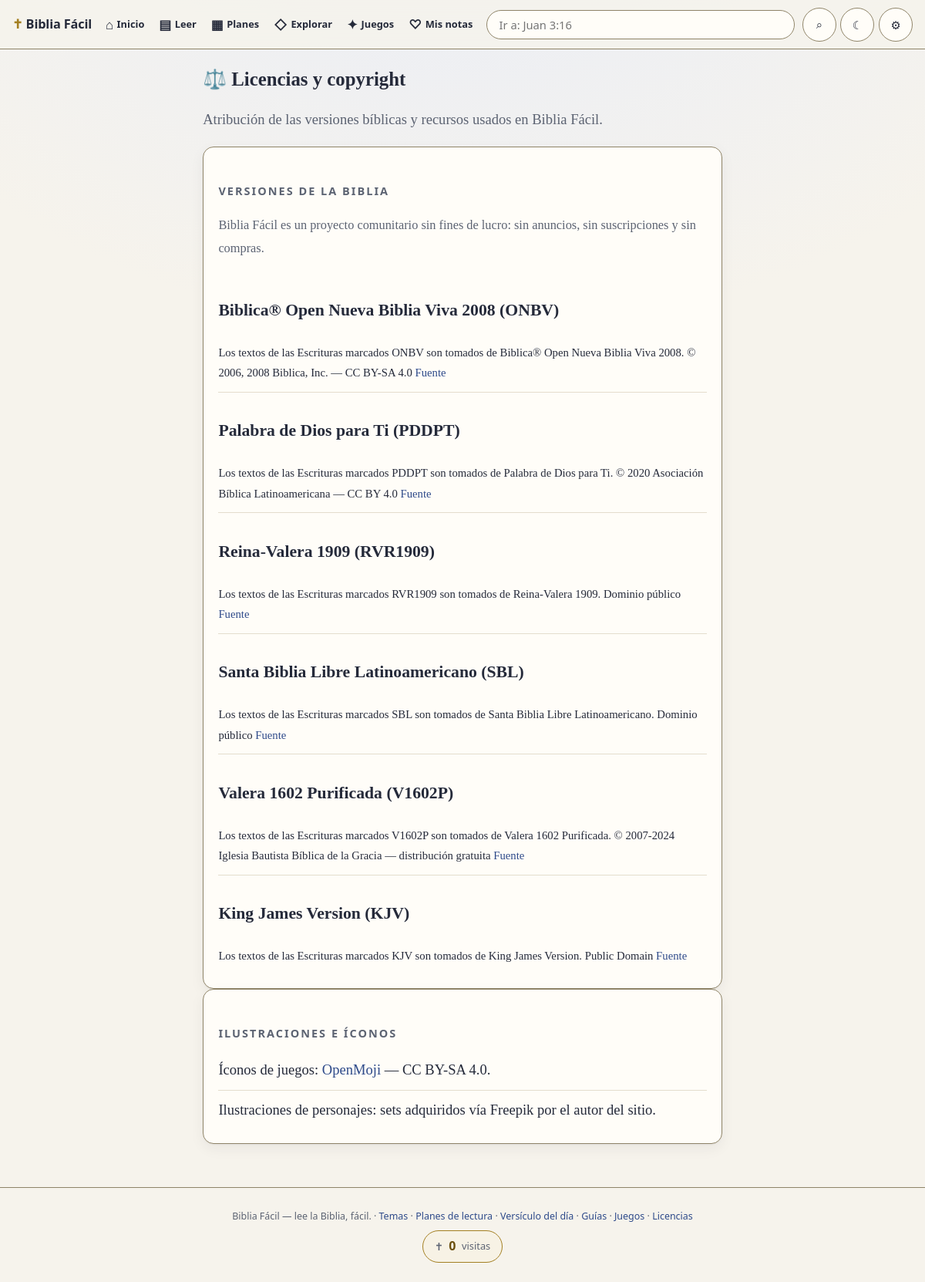
The page /licencias on the database its author committed.
### tables this page shows
CREATE TABLE IF NOT EXISTS versions (
    id INT NOT NULL AUTO_INCREMENT PRIMARY KEY,
    code VARCHAR(20) NOT NULL,
    name VARCHAR(160) NOT NULL,
    language CHAR(3) NOT NULL DEFAULT 'es',
    copyright VARCHAR(500) NULL,
    license VARCHAR(60) NOT NULL DEFAULT 'unknown',
    license_status VARCHAR(20) NOT NULL DEFAULT 'open',
    source_url VARCHAR(500) NULL,
    api_bible_id VARCHAR(40) NULL,
    active TINYINT(1) NOT NULL DEFAULT 1,
    created_at DATETIME NOT NULL DEFAULT CURRENT_TIMESTAMP,
    UNIQUE KEY uq_versions_code (code)
);

### src/Core/helpers.php (called while the page is built, shortened)
<?php
function config(string $key, mixed $default = null): mixed
{
    static $configs = [];
    [$file, $path] = explode('.', $key, 2) + [1 => null];
    if (!isset($configs[$file])) {
        $filePath = CONFIG_PATH . '/' . $file . '.php';
        $configs[$file] = is_file($filePath) ? require $filePath : [];
    }
    if ($path === null) {
        return $configs[$file];
    }
    $value = $configs[$file];
    foreach (explode('.', $path) as $segment) {
        $value = $value[$segment];
    }
    return $value;
}
function e(mixed $value): string
{
    return htmlspecialchars((string) $value, ENT_QUOTES | ENT_SUBSTITUTE, 'UTF-8');
}
function view(string $name, array $data = []): void
{
    $viewFile = BASE_PATH . '/app/Views/' . $name . '.php';
    extract($data, EXTR_SKIP);
    try {
        require $viewFile;
    } catch (Throwable $exception) {
        ob_end_clean();
        throw $exception;
    }
    try {
        require BASE_PATH . '/app/Views/layout.php';
    } catch (Throwable $exception) {
        ob_end_clean();
        throw $exception;
    }
}

### public/index.php (called while the page is built, shortened)
<?php
require __DIR__ . '/../bootstrap.php';
$repo = new BibleRepository();
$versions = $repo->versions();
$path = trim((string) parse_url($_SERVER['REQUEST_URI'], PHP_URL_PATH), '/');
$seg = $path === '' ? [] : explode('/', $path);
if (($seg[0] ?? '') === 'licencias') {
    view('licencias', [
        'title' => 'Licencias y copyright',
        'versions' => $versions,
    ]);
    exit;
}

### bootstrap.php (called while the page is built, shortened)
<?php
spl_autoload_register(function (string $class): void {
    $prefix = 'Biblia\\';
    $relative = substr($class, strlen($prefix));
    $path = SRC_PATH . '/' . str_replace('\\', '/', $relative) . '.php';
});
require SRC_PATH . '/Core/helpers.php';

### config/database.php (called while the page is built)
<?php
return [
    'driver' => $_ENV['DB_DRIVER'] ?? 'mysql',
    'host' => $_ENV['DB_HOST'] ?? '127.0.0.1',
    'port' => $_ENV['DB_PORT'] ?? '3306',
    'name' => $_ENV['DB_NAME'] ?? 'bibliafacil',
    'user' => $_ENV['DB_USER'] ?? 'bibliafacil',
    'pass' => $_ENV['DB_PASS'] ?? '',
    'charset' => $_ENV['DB_CHARSET'] ?? 'utf8mb4',
    'sqlite_path' => (function () {
        $p = $_ENV['DB_SQLITE_PATH'] ?? STORAGE_PATH . '/biblia.sqlite';
        return ($p !== ':memory:' && $p[0] !== '/') ? BASE_PATH . '/' . $p : $p;
    })(),
];

### config/app.php (called while the page is built)
<?php
return [
    'name' => $_ENV['APP_NAME'] ?? 'BibliaFacil',
    'env' => $_ENV['APP_ENV'] ?? 'production',
    'url' => rtrim($_ENV['APP_URL'] ?? 'http://127.0.0.1:8462', '/'),
    'display_errors' => ($_ENV['APP_ENV'] ?? 'production') === 'local',
    'error_reporting' => E_ALL,
    'timezone' => 'America/Mexico_City',
    'default_version' => $_ENV['DEFAULT_VERSION'] ?? 'rvr1909',
];

### src/Core/Database.php (called while the page is built, shortened)
<?php
final class Database
{
    private static ?PDO $pdo = null;
    public static function getPdo(): PDO
    {
        if (self::$pdo instanceof PDO) {
            return self::$pdo;
        }
        $cfg = config('database');
        if (($cfg['driver'] ?? 'mysql') === 'sqlite') {
            $path = $cfg['sqlite_path'];
            if ($path !== ':memory:') {
                $dir = dirname($path);
                if (!is_dir($dir)) {
                    mkdir($dir, 0755, true);
                }
            }
            self::$pdo = new PDO('sqlite:' . $path, null, null, self::options());
        } else {
            $dsn = sprintf(
                'mysql:host=%s;port=%s;dbname=%s;charset=%s',
                $cfg['host'],
                $cfg['port'],
                $cfg['name'],
                $cfg['charset']
            );
            self::$pdo = new PDO($dsn, $cfg['user'], $cfg['pass'], self::options());
        }
        return self::$pdo;
    }
    private static function options(): array
    {
        return [
            PDO::ATTR_ERRMODE => PDO::ERRMODE_EXCEPTION,
            PDO::ATTR_DEFAULT_FETCH_MODE => PDO::FETCH_ASSOC,
            PDO::ATTR_TIMEOUT => 5,
            PDO::ATTR_EMULATE_PREPARES => false,
        ];
    }
}

### src/Bible/BibleRepository.php (called while the page is built, shortened)
<?php
final class BibleRepository
{
    private PDO $pdo;
    public function __construct(?PDO $pdo = null)
    {
        $this->pdo = $pdo ?? Database::getPdo();
    }
    public function versions(): array
    {
        return $this->pdo->query(
            "SELECT * FROM versions
             WHERE active = 1 AND license_status IN ('open','approved')
             ORDER BY language = 'es' DESC, code"
        )->fetchAll();
    }
}

### app/Views/licencias.php (the view, shortened to what this page needs)
<div class="page-hero">
    <h1><span aria-hidden="true">⚖️</span> Licencias y copyright</h1>
    <p>Atribución de las versiones bíblicas y recursos usados en Biblia Fácil.</p>
</div>
<section class="card">
    <h2>Versiones de la Biblia</h2>
    <p class="muted">Biblia Fácil es un proyecto comunitario sin fines de lucro: sin anuncios, sin suscripciones y sin compras.</p>
    <ul class="license-list">
    <?php
    foreach ($versions ?? [] as $v):
        $abbr = strtoupper((string) $v['code']);
    ?>
    <li class="license-item" id="<?= e($v['code']) ?>">
        <h3><?= e($v['name']) ?> (<?= e($abbr) ?>)</h3>
        <?php if (!empty($v['api_bible_id'])): ?>
        <p>Los textos de las Escrituras marcados <?= e($abbr) ?> © son tomados de
            <?= e($v['name']) ?>. <?= e((string) ($v['copyright'] ?? '')) ?>
            Usada con permiso. Todos los derechos reservados. El texto <?= e($abbr) ?>
            no puede ser citado en ninguna publicación disponible al público bajo
            licencia Creative Commons, ni traducido a otro idioma.
            <?php if (!empty($v['source_url'])): ?>
            <a href="<?= e($v['source_url']) ?>" target="_blank" rel="noopener">Sitio web oficial<span class="sr-only"> (abre en otra pestaña)</span></a>
            <?php endif; ?>
        </p>
        <?php else: ?>
        <p>Los textos de las Escrituras marcados <?= e($abbr) ?> son tomados de
            <?= e($v['name']) ?>. <?= e((string) ($v['copyright'] ?? '')) ?>
            <?php if (!empty($v['source_url'])): ?>
            <a href="<?= e($v['source_url']) ?>" target="_blank" rel="noopener">Fuente<span class="sr-only"> (abre en otra pestaña)</span></a>
            <?php endif; ?>
        </p>
        <?php endif; ?>
    </li>
    <?php endforeach; ?>
    </ul>
</section>
<section class="card">
    <h2>Ilustraciones e íconos</h2>
    <ul class="license-list">
    <li class="license-item">Íconos de juegos: <a href="https://openmoji.org" target="_blank" rel="noopener">OpenMoji<span class="sr-only"> (abre en otra pestaña)</span></a> — CC BY-SA 4.0.</li>
    <li class="license-item">Ilustraciones de personajes: sets adquiridos vía Freepik por el autor del sitio.</li>
    </ul>
</section>

### public/assets/app.css (style rules this page uses)
:root { --bg: #f6f3ec; --surface: #fffdf8; --ink: #252a3a; --muted: #5c6372; --brand: #2e4a8a; --brand-strong: #24407e; --brand-ink: #ffffff; --gold: #a37f22; --gold-ink: #6b4f0e; --gold-soft: #f4ead2; --brand-soft: #e9edf7; --secondary: #27645f; --danger: #b3271e; --border: #e4ddcd; --border-strong: #8f8468; --shadow: 0 1px 2px rgba(30,35,55,.05), 0 6px 18px rgba(30,35,55,.06); --shadow-hover: 0 2px 6px rgba(30,35,55,.08), 0 10px 24px rgba(30,35,55,.10); --radius: 14px; --radius-sm: 10px; --font-size: 1.16rem; --measure: 44rem; --serif: 'Iowan Old Style', 'Palatino Linotype', Palatino, 'Book Antiqua', Georgia, serif; --sans: ui-sans-serif, system-ui, -apple-system, 'Segoe UI', Roboto, sans-serif; }
[data-font="2"] { --font-size: 1.16rem; }
* { box-sizing: border-box; }
html { color-scheme: light; -webkit-text-size-adjust: 100%; }
body { margin: 0; background: var(--bg); background-image: radial-gradient(ellipse 120% 60% at 50% -10%, var(--brand-soft), transparent 60%); background-attachment: fixed; color: var(--ink); font-family: var(--serif); font-size: var(--font-size); line-height: 1.8; transition: background-color .25s ease, color .25s ease; }
a { color: var(--brand); text-decoration: none; }
h1 { font-size: 1.6em; line-height: 1.25; margin: .25em 0 .45em; font-weight: 700; }
h2 { font-family: var(--sans); font-size: .78em; font-weight: 700; color: var(--muted); text-transform: uppercase; letter-spacing: .14em; margin: 1.8em 0 .6em; }
.muted { color: var(--muted); font-size: .88em; }
.page-hero { margin: .4rem 0 1.2rem; }
.page-hero h1 { font-size: 1.55rem; margin-bottom: .35rem; }
.page-hero p { color: var(--muted); max-width: 46rem; }
.card { background: var(--surface); border: 1px solid var(--border-strong); border-radius: var(--radius); padding: 1.1rem 1.2rem; box-shadow: var(--shadow); }
:root { --hl1:#ffe59d; --hl2:#bfe8c4; --hl3:#bdd8ff; --hl4:#ffd0dd; --hl5:#ffd9b3; }
.license-list { list-style: none; padding: 0; margin: 0; }
.license-item { padding: .55rem 0; border-bottom: 1px solid var(--border); }
.license-item:last-child { border-bottom: 0; }
.license-item p { margin: .15rem 0; font-size: .92rem; }
.license-item a { overflow-wrap: anywhere; }

### rows shown on the page
versions: name "Biblica® Open Nueva Biblia Viva 2008", code "ONBV", copyright "© 2006, 2008 Biblica, Inc. — CC BY-SA 4.0"
versions: name "Palabra de Dios para Ti", code "PDDPT", copyright "© 2020 Asociación Bíblica Latinoamericana — CC BY 4.0"
versions: name "Reina-Valera 1909", code "RVR1909", copyright "Dominio público"
versions: name "Santa Biblia Libre Latinoamericano", code "SBL", copyright "Dominio público"
versions: name "Valera 1602 Purificada", code "V1602P", copyright "© 2007-2024 Iglesia Bautista Bíblica de la Gracia — distribución gratuita"
versions: name "King James Version", code "KJV", copyright "Public Domain"

### other values the page prints
$visits[1] "0"
